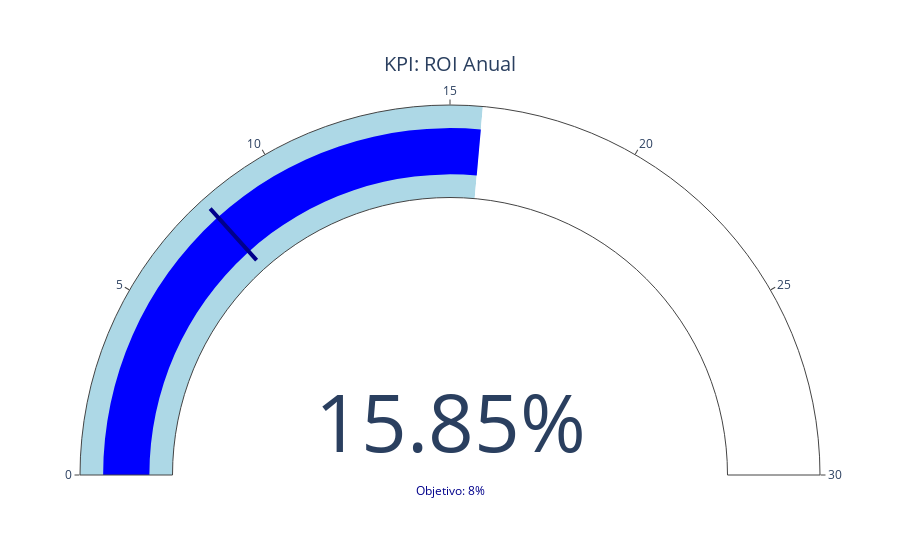

The notebook cell saved with this chart:
### Code cell
# KPI: ROI Anual
# Datos
valor_actual = best_roi  # Valor actual del KPI
rango_max = 30     # Valor máximo del rango
threshold_value = 8
# Crear el gráfico tipo gauge
fig = go.Figure(go.Indicator(
    mode="gauge+number",
    value=valor_actual,
    gauge={
        'axis': {'range': [0, rango_max]},
        'bar': {'color': "blue"},  # Color de la barra del indicador
        'steps': [
            {'range': [0, valor_actual], 'color': "lightblue"},  # Rango bajo
            {'range': [valor_actual, rango_max], 'color': "white"}  # Rango alto
        ],
        'threshold': {
            'line': {'color': "darkblue", 'width': 4},  # Línea del valor umbral
            'thickness': 0.75,
            'value': threshold_value
        }
    },
    number={'suffix': "%"},  
    title={'text': "KPI: ROI Anual"}  # Título del gráfico
))
# Agregar una anotación para mostrar el valor del threshold
fig.add_annotation(
    x=0.5,  # Posición horizontal en coordenadas del gráfico
    y=0,    # Posición vertical
    text=f"Objetivo: {threshold_value}%",  # Texto que se muestra
    showarrow=False,  # Sin flecha
    font=dict(size=12, color="darkblue"),  # Estilo del texto
    xanchor="center",
    yanchor="top")
# Mostrar el gráfico
fig.show()

### Figure 1 — Plotly figure (JSON) as saved in the notebook; plotly's stock layout.template omitted (floating-point values rounded to 4 significant figures)
{"data": [{"gauge": {"axis": {"range": [0, 30]}, "bar": {"color": "blue"}, "steps": [{"color": "lightblue", "range": [0, 15.85]}, {"color": "white", "range": [15.85, 30]}], "threshold": {"line": {"color": "darkblue", "width": 4}, "thickness": 0.75, "value": 8}}, "mode": "gauge+number", "number": {"suffix": "%"}, "title": {"text": "KPI: ROI Anual"}, "type": "indicator", "value": 15.85}], "layout": {"annotations": [{"font": {"color": "darkblue", "size": 12}, "showarrow": false, "text": "Objetivo: 8%", "x": 0.5, "xanchor": "center", "y": 0, "yanchor": "top"}]}}
